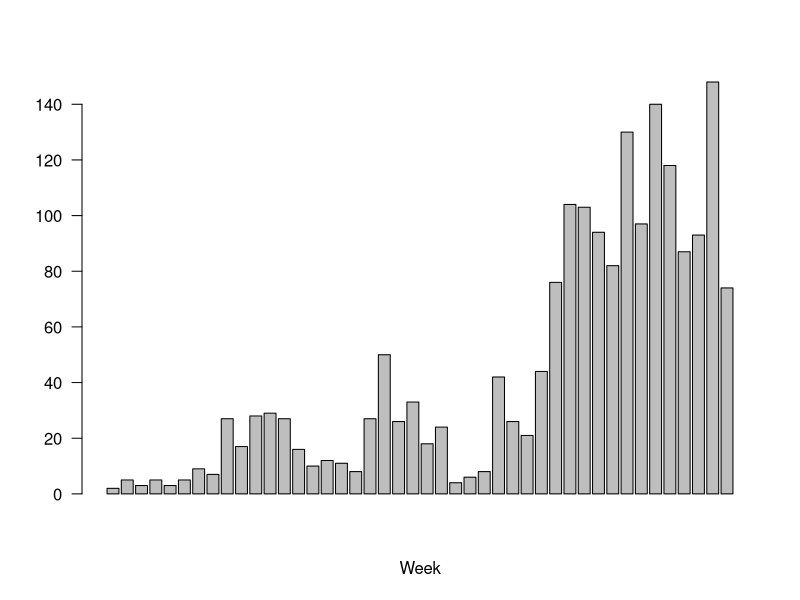
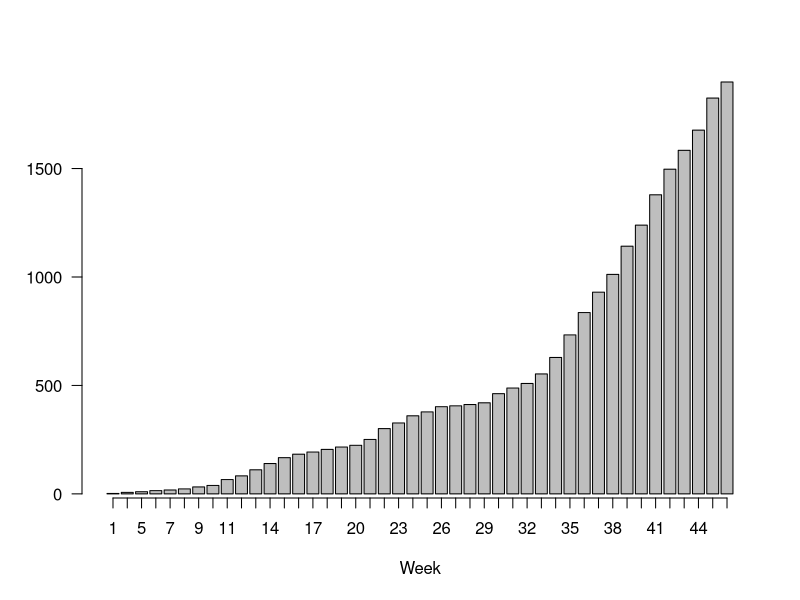
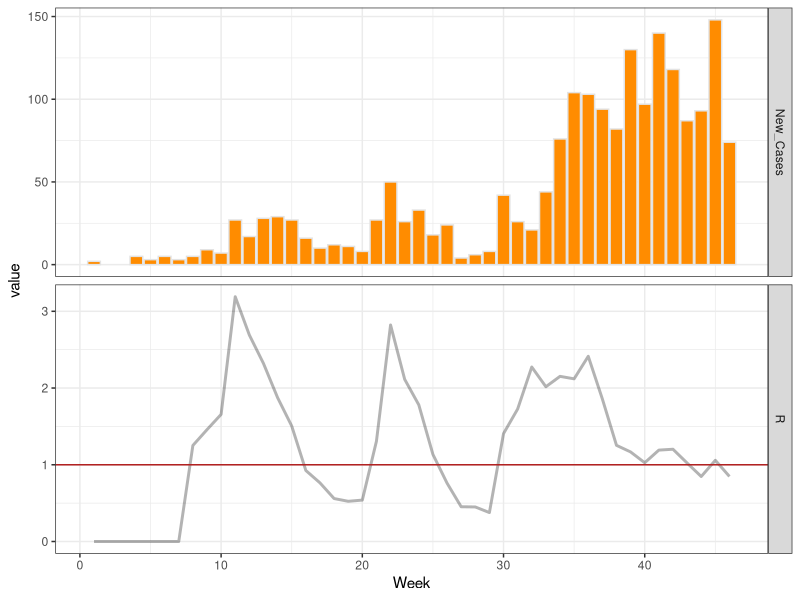
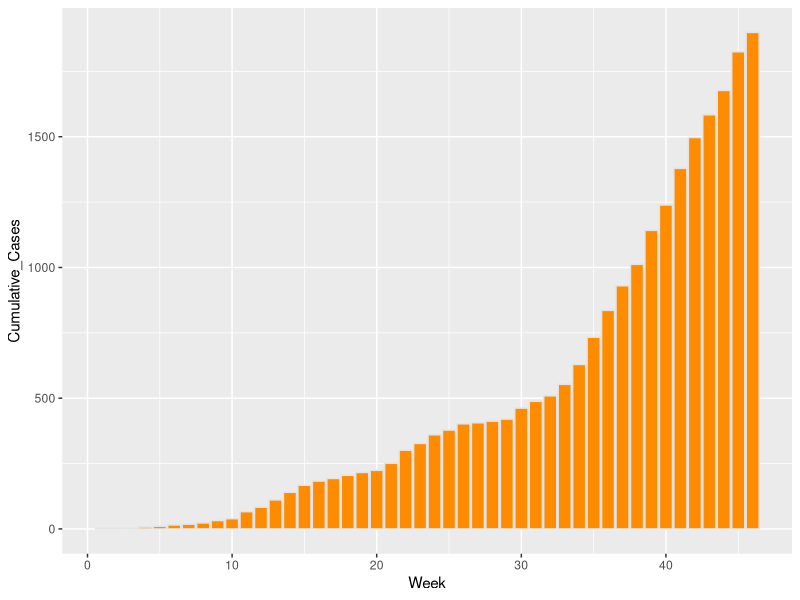
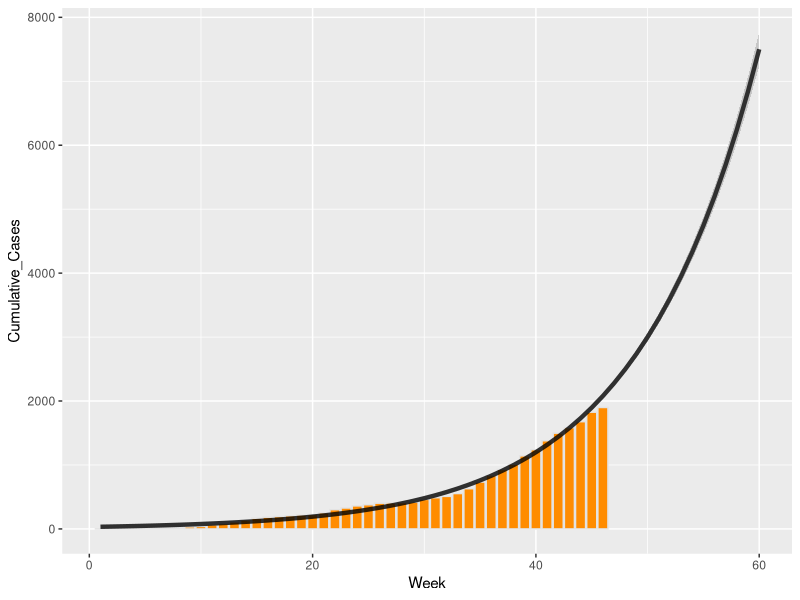
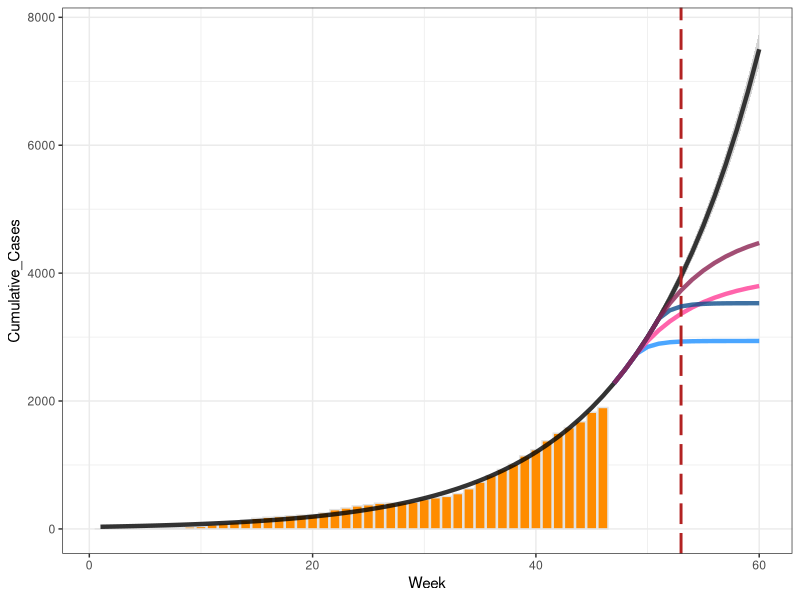

The R source for these figures, in order:


library(ggplot2)
library(scales) 
library(gridExtra)
library(reshape)

data.g <- read.csv("Guinea_new_case_byweek.csv", header=T, sep=";")
data.g.new <- data.g[!is.na(data.g$New_Cases),]
bp.g <- with(data.g.new, barplot(New_Cases, xlab="Week", las=2))
bp.g.c <- with(data.g.new, barplot(Cumulative_Cases, xlab="Week", las=2))
axis(1, at=bp.g,labels=data.g.new$Week)

# week 1-14
#data.g.1 <- data.g.new[1:12,]
#data.g.2 <- data.g.new[12:18,]
#data.g.3 <- data.g.new[14:24,]
#data.g.4 <- data.g.new[25:43,]

plot.g <- ggplot(data = data.g.new, aes(x=Week, y=New_Cases)) + geom_bar(stat="identity") 
# WHO estimated Serial Interval in Guinea at 19 days
si <- 19.0/7
data.g.new$R <- rep(0, 44)
for (k in 1:39) {
  data.g.t <- data.g.new[k:(k+5), ] # 6 week window
  glm.g.t <- glm(New_Cases ~ Week, family=poisson, data=data.g.t)
  #summary(glm.g.t) # check significance
  coeff <- coef(glm.g.t)
  # serial interval: 19 days
  g.r.t <- exp(si*coeff[2])
  #print(g.r.t)
  data.g.new$R[(k+5)] <- g.r.t[[1]]
}

data.g.plot <- melt(data.g.new, id=c("Week", "DisplayValue"))
data.g.plot.new <- data.g.plot[!data.g.plot$variable %in% c("Cumulative_Cases"),]
plot.g.r <- ggplot(data.g.plot.new, aes(Week, value)) + facet_grid(variable~.,  scales="free_y") 
plot.g.r1 <- plot.g.r + geom_bar(data=subset(data.g.plot.new, variable=="New_Cases"), aes(Week, value), stat="identity", fill="darkorange", color="gray89") 
plot.g.r2 <- plot.g.r1 + geom_line(data=subset(data.g.plot.new, variable=="R"), aes(Week, value), alpha=0.3, lwd=1) + geom_hline(data=subset(data.g.plot.new, variable=="R"),aes(yintercept=1), colour="firebrick")
#plot.g.r3 <- plot.g.r2 + geom_smooth(data=subset(data.g.plot, variable=="R"), aes(Week, value), color="gray20")
plot.g.r2 + theme_bw()


# if we look at cumulative counts
glm.g.c <- glm(Cumulative_Cases ~ Week, family=poisson, data=data.g)
coeff <- coef(glm.g.c)
# serial interval: 19 days
#g.r.c <- exp(2.714286*coeff[2]) # 1.29
plot.g.c <- ggplot(data=data.g, aes(Week, Cumulative_Cases)) + geom_bar(stat="identity", fill="darkorange", color="gray89")
plot.g.c

# predict

newdata.g <- matrix(rep(NA, 3*20), nrow=20, ncol=3)
newdata.g <- cbind(47:66, newdata.g)
colnames(newdata.g) <- names(data.g)
data.g.p <- rbind(data.g, newdata.g)

fitted.g <- data.frame(data.g.p, predict(glm.g.c, newdata=data.g.p, se.fit=TRUE, type="response"))
fitted.g$ucl <- fitted.g$fit + 1.96 * fitted.g$se.fit
fitted.g$lcl <- fitted.g$fit - 1.96 * fitted.g$se.fit

#plot.g.p <- ggplot(data=data.g.p, aes(Week, Cumulative_Cases)) + geom_point()
plot.g.stquo <- plot.g.c + geom_line(data=fitted.g[1:60,], aes(x=Week, y=fit), lwd=1.5, alpha=0.8) + geom_ribbon(aes(ymin = lcl, ymax = ucl), data=fitted.g[1:60,], alpha=0.2)
plot.g.stquo
#get predicted new cases
fitted.g.c.1 <- fitted.g$fit[(47-1):(66-1)]
fitted.g.c.2 <- fitted.g$fit[(47):(66)]
fitted.g.new <- fitted.g.c.2 - fitted.g.c.1
fitted.g$New_Cases[47:66] <- fitted.g.new

# CDC model: R0 for hospitalized, 0.12, home with intervention: 0.18, home w/o: 1.8
# Our estimate of R0: 1.29
# Estimate the current distribution: 0.1, 0.21, 0.69
g.sc <- data.frame(fitted.g[47:66, c("Week", "New_Cases", "fit")])
# WHO estimated hospital stay: 4.99, which means the number of beds required roughly 
# equals to the rising weekly case indidence.

# As of Week 47, November 23: New cases - 199
# Scenario 1: Bed need satisfied for all patients since Week 47, i.e. 239 beds in place
# new R0: 0.12
beta1 <- log(0.12)/si
beta0 <- log(239)
g.sc$sc1 <- g.sc$New_Cases
g.sc$sc1[4:20] <- exp(beta0 + beta1*(1:17))
g.sc$sc1.c <- g.sc$fit

for (i in 4:20) {
  g.sc$sc1.c[i] <- g.sc$sc1.c[i-1] + g.sc$sc1[i]
}

# Scenario 2: half hospitalized, distribution: 0.5, 0.21, 0.29
# i.e. 120 beds in place
# new R0: 0.5*0.12 + 0.21*0.18 + 0.29*1.8 = 0.6198

beta1 <- log(0.6198)/si
beta0 <- log(239)
g.sc$sc2 <- g.sc$New_Cases
g.sc$sc2[4:20] <- exp(beta0 + beta1*(1:17))
g.sc$sc2.c <- g.sc$fit

for (i in 4:20) {
  g.sc$sc2.c[i] <- g.sc$sc2.c[i-1] + g.sc$sc2[i]
}


# As of Week 49, December 7: New cases - 239
# Scenario 3: Bed need satisfied for all patients since Week 51, i.e. 287 beds in place
# new R0: 0.12
beta1 <- log(0.12)/si
beta0 <- log(287)
g.sc$sc3 <- g.sc$New_Cases
g.sc$sc3[6:20] <- exp(beta0 + beta1*(1:15))
g.sc$sc3.c <- g.sc$fit

for (i in 6:20) {
  g.sc$sc3.c[i] <- g.sc$sc3.c[i-1] + g.sc$sc3[i]
}
# Scenario 4: half hospitalized, distribution: 0.5, 0.21, 0.29
# i.e. 144 beds in place
# new R0: 0.5*0.12 + 0.21*0.18 + 0.29*1.8 = 0.6198

beta1 <- log(0.6198)/si
beta0 <- log(287)
g.sc$sc4 <- g.sc$New_Cases
g.sc$sc4[6:20] <- exp(beta0 + beta1*(1:15))
g.sc$sc4.c <- g.sc$fit

for (i in 6:20) {
  g.sc$sc4.c[i] <- g.sc$sc4.c[i-1] + g.sc$sc4[i]
}


g.sc.p <- g.sc[1:14,]
plot.g.w46 <- plot.g.stquo + geom_line(data=g.sc.p, aes(x=Week, y=sc1.c), lwd=1.5, alpha=0.8, color="dodgerblue1") + geom_line(data=g.sc.p, aes(x=Week, y=sc2.c), lwd=1.5, alpha=0.8, color="violetred1") + geom_vline(xintercept = 53, colour="firebrick", lwd=1, linetype = "longdash")
plot.g.w49 <- plot.g.w46 + geom_line(data=g.sc.p, aes(x=Week, y=sc3.c), lwd=1.5, alpha=0.8, color="dodgerblue4") + geom_line(data=g.sc.p, aes(x=Week, y=sc4.c), lwd=1.5, alpha=0.8, color="violetred4")
plot.g.w49 + theme_bw()
